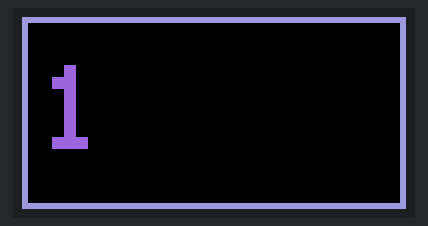
This sketch was run on a simulated Arduino Uno, built with avr-gcc and run on an emulated ATmega328P. On the bench: 64×32 colour display. The local clock reads 2024-03-15 10:24:30 at power-on unless the sketch sets it.

Above: at 0.2 s.
At 2.2 s:
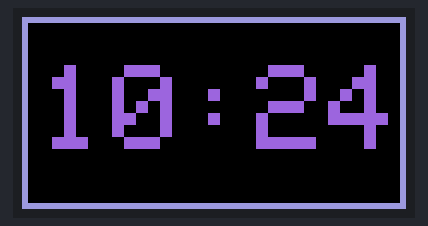
At 10.3 s:
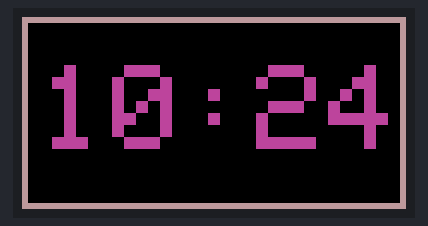
At 18.4 s:
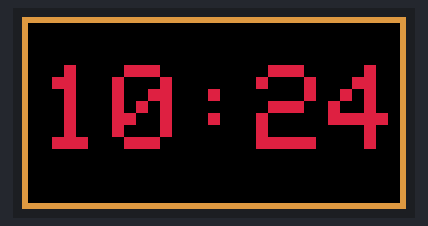
At 26.6 s:
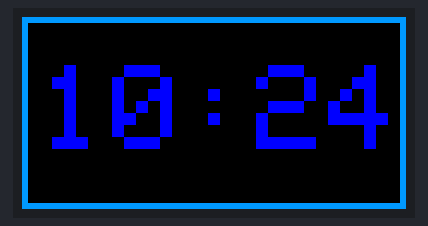
At 34.6 s:
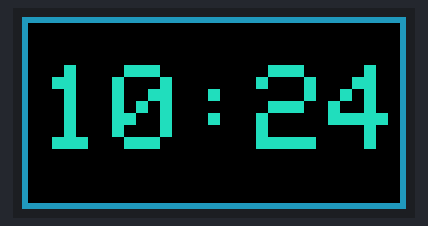

The sketch:

Mega-Clock-64x32.ino
```cpp
// (licence header left out)
#include <Adafruit_GFX.h>   // Core graphics library
#include <RGBmatrixPanel.h> // Hardware-specific library

#include <DS3231.h>

#define CLK 11
#define OE  9
#define LAT 10

#define A   A0
#define B   A1
#define C   A2
#define D   A3
#define pw  3000
RGBmatrixPanel matrix(A, B, C, D, CLK, LAT, OE, false, 64);

DS3231  rtc(SDA, SCL);

void setup() {
  matrix.begin();
  rtc.begin();

//  rtc.setDOW(TUESDAY);     // Set Day-of-Week to SUNDAY
//  rtc.setTime(21, 58, 0);     // Set the time to 12:00:00 (24hr format)
//  rtc.setDate(12, 5, 2017);   // Set the date to January 1st, 2014
}
int r = 0;
int g = 0;
int b = 7;

void loop() {

//  matrix.fillRect(0, 0, matrix.width(), matrix.height(), matrix.Color333(r, g, b));
  matrix.fillRect(0, 0, matrix.width(), matrix.height(), 0);

//  matrix.updateDisplay();

//  matrix.drawRect(0, 0, matrix.width(), matrix.height(), matrix.Color333(0, 7, 0));

  matrix.setTextSize(2);     // size 1 == 8 pixels high
  matrix.setTextWrap(false); // Don't wrap at end of line - will do ourselves
  uint8_t w = 0;

  char* timeStr = rtc.getTimeStr(FORMAT_SHORT);
  for (int i = 0; i < 5; i++) {
    matrix.setCursor(3, 8);  // start at top left, with 3 pixel of spacing
    r = (r + 4) % 7;
    g = (g + 3) % 7;
    b = (b + 5) % 7 + 1;
    matrix.setTextColor(matrix.Color333(r, g, b));
    matrix.drawRect(0, 0, matrix.width(), matrix.height(), matrix.Color333(r, 4, b));
    for (w=0; w< 5 - 1; w++) {
      matrix.print(timeStr[w]);
      delay(500);
    }
    matrix.fillRect(50, 8, 12, 15, 0);
    matrix.print(timeStr[4]);
    delay(2000);
  }
//  delay (5000);


}
```

Measured:
- what the display in image 0 shows lasts 0.5 s, from 0.2 s to 0.7 s
- what the display in image 1 shows lasts 2.0 s, from 2.2 s to 4.2 s
- what the display in image 3 shows lasts 2.2 s, from 18.3 s to 20.5 s
